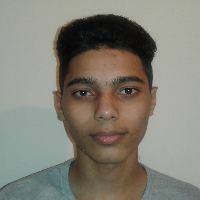
#> input picture exo/trening/images/new_1.png, 200 x 200 px, given in place of 2.jpg, which was not available
$ python testing_image_filters.py
#> lines starting #> are read from the running program, lines starting #| are printed output that depends on the picture; pictures that were not available may be replaced by others from this repository, and a replacement may not be noted
from PIL import Image, ImageFilter, ImageEnhance

images = ["1.png", "2.jpg", "3.jpg", "4.jpg"]

image_object = Image.open("images/2.jpg")
#> image_object is the input picture: PIL image 200x200 RGB; mean R, G, B 130.2, 127.4, 116.5
# image_object.show()

image_rodents = image_object.convert("L")
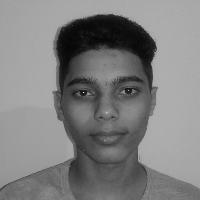
#> image_rodents: PIL image 200x200 L; min 5, max 252, mean 127
# image_rodents.show()

image_filter = image_object.filter(ImageFilter.FIND_EDGES)
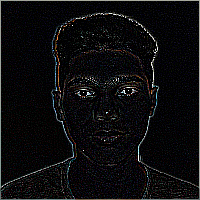
#> image_filter: PIL image 200x200 RGB; mean R, G, B 12.9, 12.5, 13.8
# image_filter.show()

image_enhance_contract = ImageEnhance.Contrast(image_object).enhance(5)
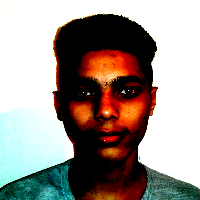
#> image_enhance_contract: PIL image 200x200 RGB; mean R, G, B 157.3, 147.6, 141.6
# good totayito nice baby
image_enhance_contract.show()
image_enhance_contract.save("images/enhanced_2.jpg")

image_enhance_brightens = ImageEnhance.Brightness(image_object).enhance(2.5)
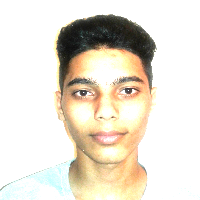
#> image_enhance_brightens: PIL image 200x200 RGB; mean R, G, B 231.4, 224.3, 211.1
image_enhance_brightens.show()

$ run again, on exo/trening/images/new_2.jpg
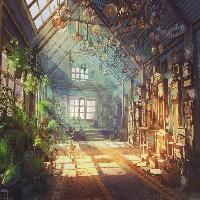
#> input picture exo/trening/images/new_2.jpg, 200 x 200 px, given in place of 2.jpg, which was not available
#> image_object is the input picture: PIL image 200x200 RGB; mean R, G, B 118.3, 104.3, 86.9
#> `image_enhance_contract = ImageEnhance.Contrast(image_object).enhance(5)`:
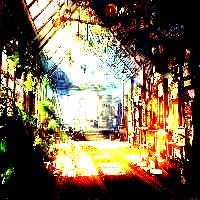
#> image_enhance_contract: PIL image 200x200 RGB; mean R, G, B 124.1, 104.8, 76.8
#> `image_enhance_brightens = ImageEnhance.Brightness(image_object).enhanc..`:
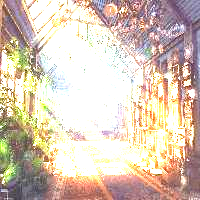
#> image_enhance_brightens: PIL image 200x200 RGB; mean R, G, B 216.7, 199.2, 183.3
